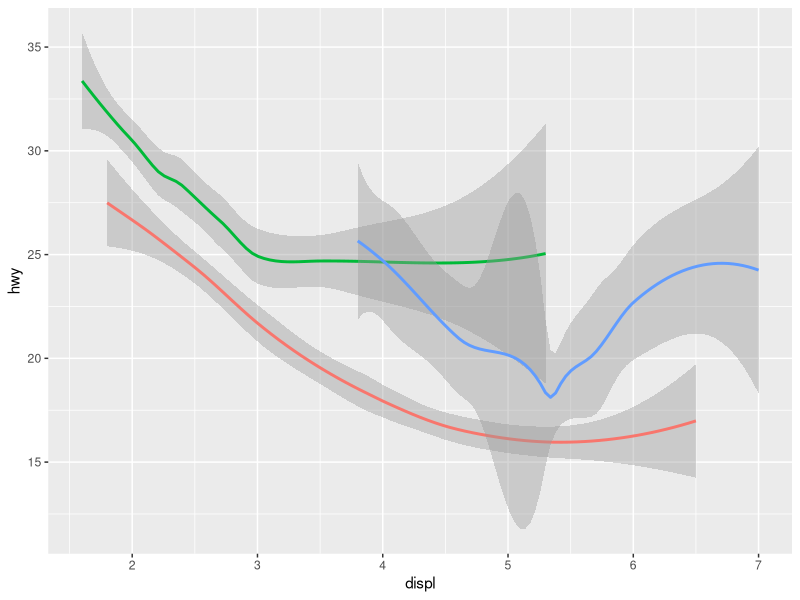
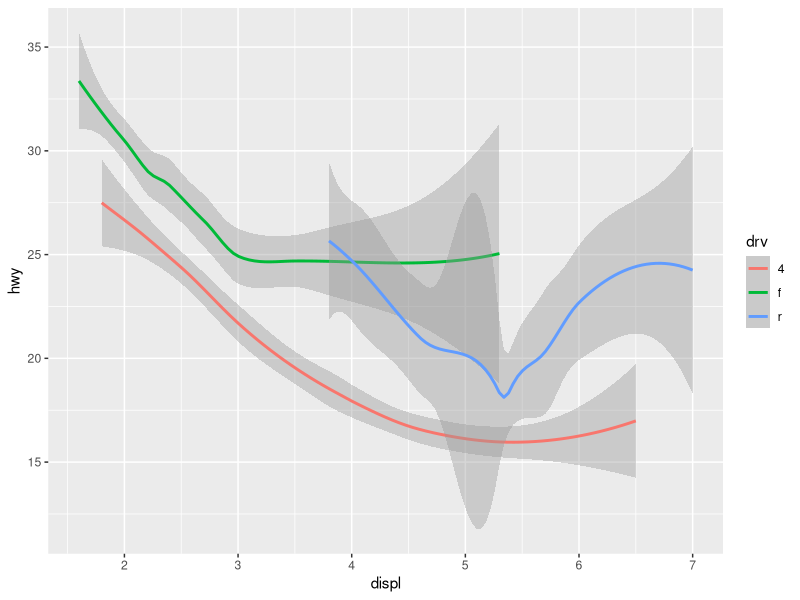
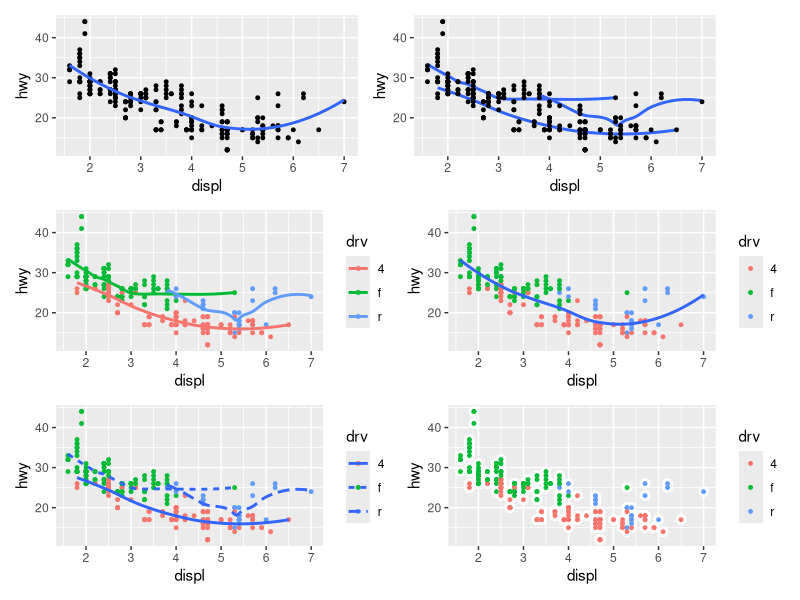
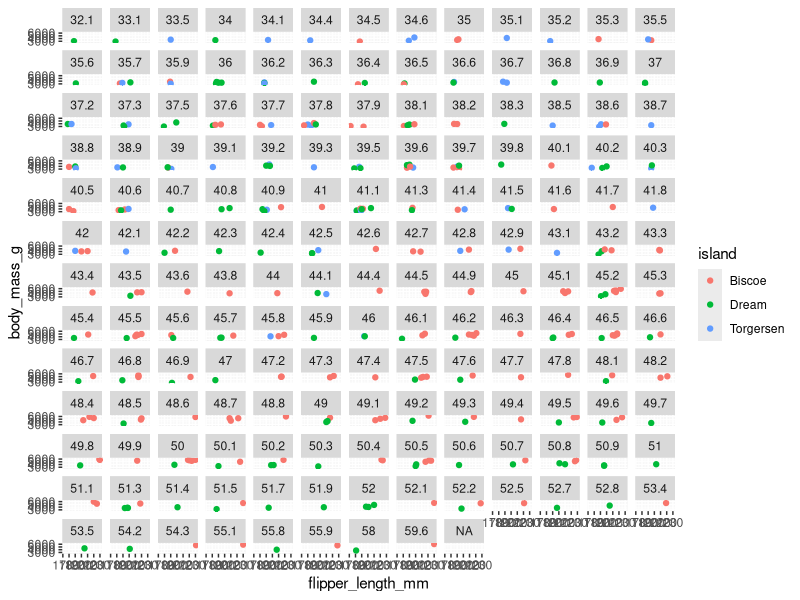
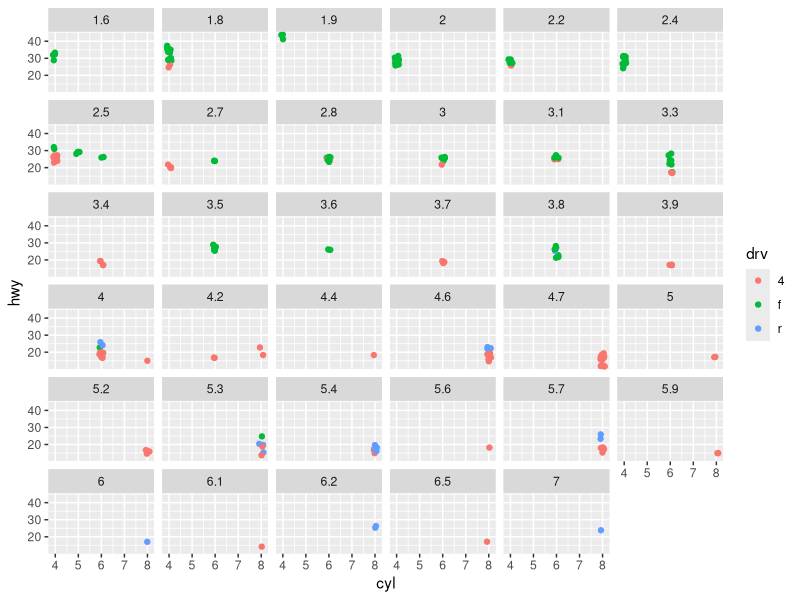
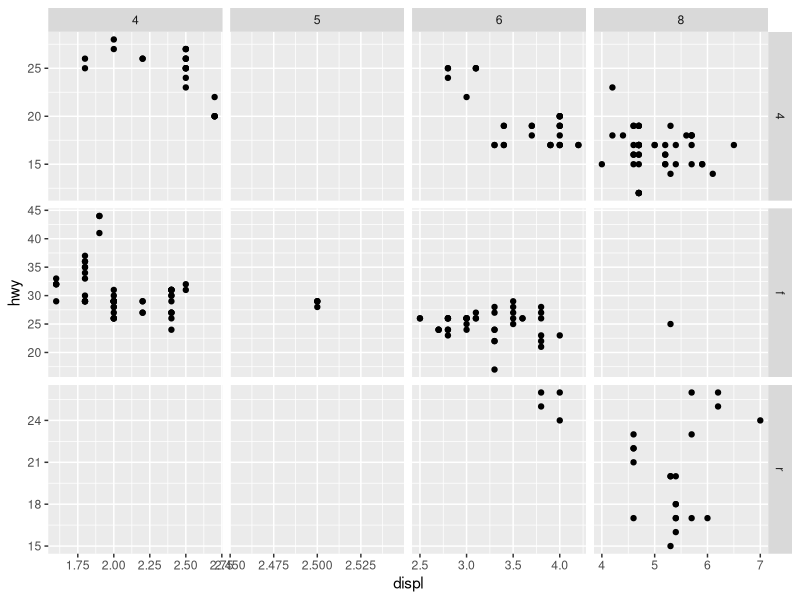
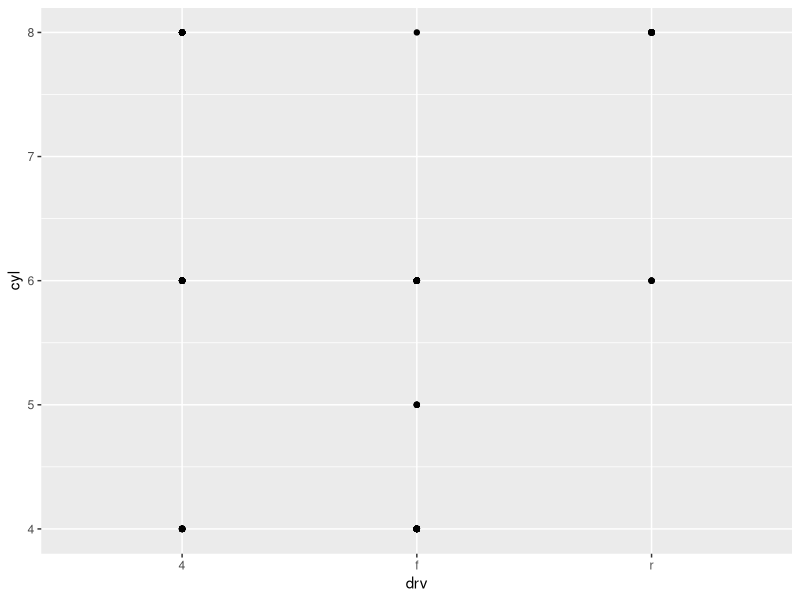
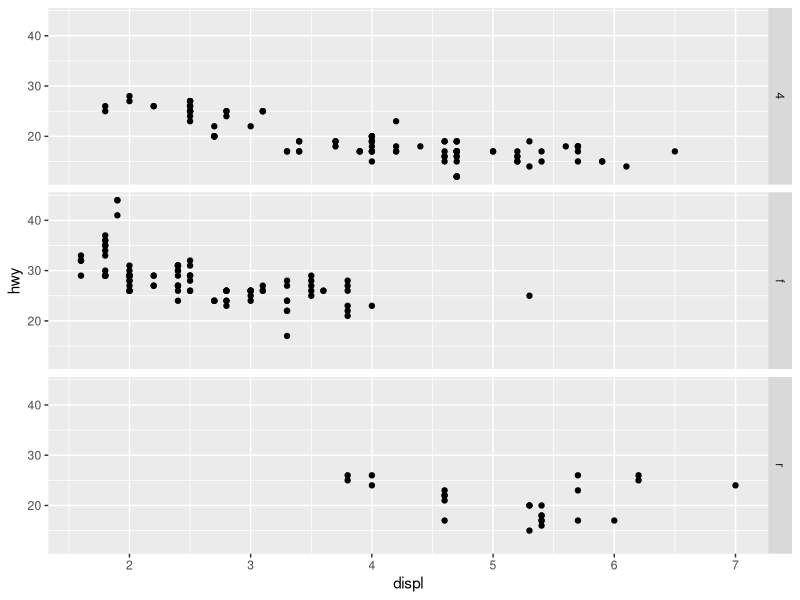

Here is the R script that generated these plots, in order:
## ---- chunk 1
library(tidyverse)
library(palmerpenguins)
## ---- chunk 2
ggplot(mpg, aes(x = displ, y = hwy)) +
  geom_smooth(aes(color = drv), show.legend = FALSE)

ggplot(mpg, aes(x = displ, y = hwy)) +
  geom_smooth(aes(color = drv))
## ---- chunk 3
#| message: false
#| fig-width: 6
#| fig-height: 6

point_size = 1
linewidth_value = 1

library(patchwork)

tl_plot <- mpg |> 
  ggplot(aes(displ, hwy)) +
  geom_point(size = point_size) +
  geom_smooth(se = FALSE, linewidth = linewidth_value)

tr_plot <- mpg |> 
  ggplot(aes(displ, hwy)) +
  geom_smooth(aes(group = drv), se = FALSE, linewidth = linewidth_value) +
  geom_point(size = point_size)

ml_plot <-  mpg |> 
  ggplot(aes(displ, hwy, color = drv)) +
  geom_point(size = point_size) +
  geom_smooth(se = FALSE, linewidth = linewidth_value)

mr_plot <- mpg |> 
  ggplot(aes(displ, hwy)) +
  geom_point(aes(color = drv), size = point_size) +
  geom_smooth(se = FALSE, linewidth = linewidth_value)

bl_plot <- mpg |> 
  ggplot(aes(displ, hwy)) +
  geom_point(aes(color = drv), size = point_size) +
  geom_smooth(aes(linetype = drv), se = FALSE, linewidth = linewidth_value)

br_plot <- mpg |> 
  ggplot(aes(displ, hwy, color = drv)) +
  geom_point(color = "white", size = point_size + 2) +
  geom_point(size = point_size)

(tl_plot + tr_plot) / (ml_plot + mr_plot) / (bl_plot + br_plot)
## ---- chunk 4
penguins |> 
  ggplot(aes(flipper_length_mm, body_mass_g, color = island)) +
  geom_point() +
  facet_wrap(~bill_length_mm)
## ---- chunk 5
mpg |> 
  ggplot(aes(cyl, hwy, color = drv)) +
  geom_jitter(width = 0.1) +
  facet_wrap(~displ)
## ---- chunk 6
ggplot(mpg, aes(x = displ, y = hwy)) + 
  geom_point() + 
  facet_grid(drv ~ cyl, scales = "free")
## ---- chunk 7
ggplot(mpg) + 
  geom_point(aes(x = drv, y = cyl))
## ---- chunk 8
ggplot(mpg) + 
  geom_point(aes(x = displ, y = hwy)) +
  facet_grid(drv ~ .)

ggplot(mpg) + 
  geom_point(aes(x = displ, y = hwy)) +
  facet_grid(. ~ cyl)
## ---- chunk 9
ggplot(mpg) + 
  geom_point(aes(x = displ, y = hwy)) + 
  facet_wrap(~ cyl, nrow = 2)
## ---- chunk 10
ggplot(mpg, aes(x = displ)) + 
  geom_histogram() + 
  facet_grid(drv ~ .)

ggplot(mpg, aes(x = displ)) + 
  geom_histogram() +
  facet_grid(. ~ drv)
## ---- chunk 11
ggplot(mpg) + 
  geom_point(aes(x = displ, y = hwy)) +
  facet_grid(drv ~ .)
## ---- chunk 12
ggplot(mpg) + 
  geom_point(aes(x = displ, y = hwy)) +
  facet_wrap(~drv, ncol = 1)
